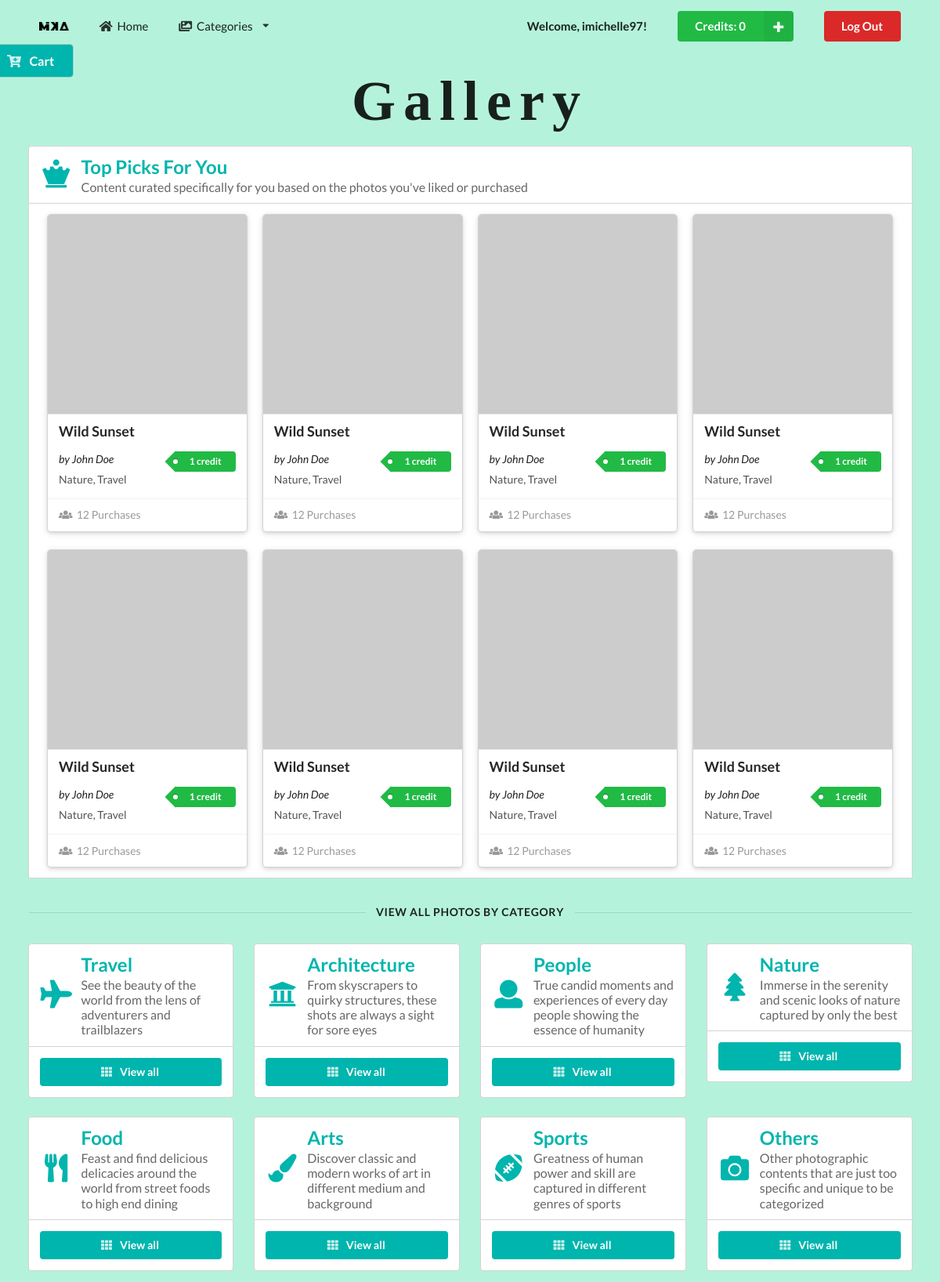
/gallery.php (signed in), run on an earlier commit of the app's database.
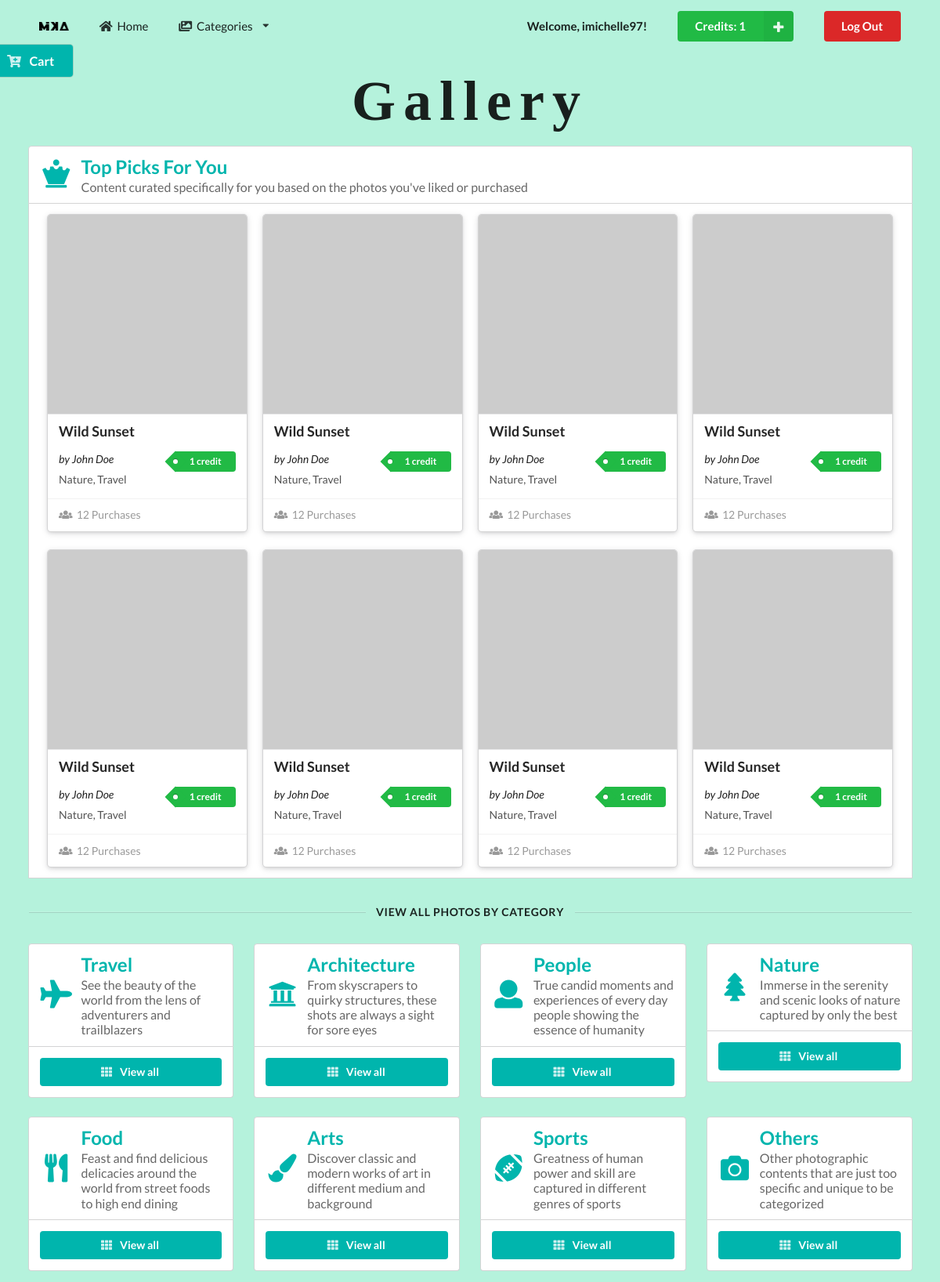
And on a later commit of the database.
### tables this page shows
CREATE TABLE `customer` (
  `customerID` int(11) NOT NULL,
  `username` varchar(256) DEFAULT NULL,
  `password` varchar(256) DEFAULT NULL,
  `firstName` varchar(256) DEFAULT NULL,
  `lastName` varchar(256) DEFAULT NULL,
  `userType` varchar(128) DEFAULT NULL,
  `credits` int(11) NOT NULL
);

### gallery.php (the view, shortened to what this page needs)
<?php
    $categories = array("Travel", "Architecture", "People", "Nature", "Food", "Arts", "Sports", "Others");
    $categoryIcon = array("plane", "university", "user", "tree", "utensils", "paint brush", "football ball", "camera");
    $categoryDesc = array("See the beauty of the world from the lens of adventurers and trailblazers",
                          "From skyscrapers to quirky structures, these shots are always a sight for sore eyes",
                          "True candid moments and experiences of every day people showing the essence of humanity",
                          "Immerse in the serenity and scenic looks of nature captured by only the best",
                          "Feast and find delicious delicacies around the world from street foods to high end dining",
                          "Discover classic and modern works of art in different medium and background",
                          "Greatness of human power and skill are captured in different genres of sports",
                          "Other photographic contents that are just too specific and unique to be categorized");
    include('server.php');
     $username = $_SESSION['username'];
     $userQuery = "SELECT * FROM customer WHERE username='$username';";
     $userResults = mysqli_query($db, $userQuery);
     if(mysqli_num_rows($userResults) == 1) {
         $user = mysqli_fetch_assoc($userResults);
         $credits = $user['credits'];
     }
?>
<!DOCTYPE html>
<html lang="en">
<head>
    <link rel="stylesheet" type="text/css" href="https://cdnjs.cloudflare.com/ajax/libs/semantic-ui/2.3.3/semantic.css">
    <link rel="stylesheet" type="text/css" href="style.css">
</head>
<body>
    <section id="gallery">
        <div class="pusher">
            <div id="navbar" class="ui container">
                <div class="ui large secondary menu">
                    <div class="logo header item">
                        <img src="assets/images/MikaLogo.png" alt="Logo">
                    </div>
                    <a class="item" href="profile.php">
                        <i class="home icon"></i>
                        Home
                    </a>
                    <div class="ui dropdown item">
                        <i class="images icon"></i>
                        Categories
                        <i class="dropdown icon"></i>
                    </div>
                    <div class="right menu">
                        <div class="ui item">
                            <p><strong>Welcome, <?php echo $_SESSION['username']; ?>!</strong></p>
                        </div>
                        <div class="ui item">
                            <button class="ui right labeled icon green button">
                            <i class="plus icon"></i>
                                Credits: <?php echo $credits ?>
                            </button>
                        </div>
                        <div class="ui item">
                            <a class="ui negative button" href="gallery.php?action=logout">Log Out</a>
                        </div>
                    </div>
                </div>
            </div>
            <div id="toggle" class="ui sticky teal large launch right attached fixed button">
                <i class="cart plus icon"></i>
                <span class="text">Cart</span>
            </div>
            <div class="ui center aligned header">
                <h1>Gallery</h1>
            </div>
            <div id="top-segment" class="ui center aligned container">
                <h2 class="ui teal top attached left aligned header">
                    <i class="chess queen icon"></i>
                    <div class="content">
                        Top Picks For You
                        <div class="sub header">
                            Content curated specifically for you based on the photos you've liked or purchased
                        </div>
                    </div>
                </h2>
                <div class="ui raised attached segment">
                    <div class="ui four center aligned doubling stackable container cards">
                        <?php for ($i = 1; $i <= 8; $i++) { ?>
                            <div class="ui column raised card">
                                <div class="ui blurring dimmable image">
                                    <img src="https://picsum.photos/1500">
                                </div>
                                <div class="content">
                                    <h3 class="left aligned header">Wild Sunset</h3>
                                    <div class="right floated meta">
                                        <p class="ui green tag label">1 credit</p>
                                    </div>
                                    <div class="left aligned">
                                        <span><em>by John Doe</em></span>
                                    </div>
                                    <div class="left aligned description">Nature, Travel
                                    </div>
                                </div>
                                <div class="extra content">
                                    <span class="left floated">
                                        <i class="users icon"></i>
                                        12 Purchases
                                    </span>
                                </div>
                            </div>
                        <?php } ?>
                    </div>
                </div>
            </div>
            <div class="ui horizontal divider container">
                VIEW ALL PHOTOS BY CATEGORY
            </div>
            <div id="category-segment" class="ui four column doubling stackable grid container">
                <?php for ($j = 0; $j <= 7; $j++) { ?>
                    <div class="column">
                        <div class="ui center aligned container">
                            <h2 class="ui teal top attached left aligned header">
                                <i class="<?php echo $categoryIcon[$j]; ?> icon"></i>
                                <div class="content">
                                    <?php echo $categories[$j]; ?>
                                    <div class="sub header">
                                        <?php echo $categoryDesc[$j]; ?>
                                    </div>
                                </div>
                            </h2>
                            <div class="ui bottom attached segment">
                                <a href="<?php echo strtolower($categories[$j]); ?>.php" class="ui fluid teal button">
                                    <i class="grid layout icon"></i>
                                    View all
                                </a>
                            </div>
                        </div>
                    </div>
                <?php } ?>
            </div>
        </div>
    </section>
</body>
</html>

### style.css (style rules this page uses)
h1 { font-family: phosphate; letter-spacing: 10px; font-size: 4em; }
#gallery { background-color: #b5f2dc; }
#navbar { padding-top: 10px; }
#gallery .divider { margin: 3% 0; }

What changed in the data, as far as the page shows it:
changed customer: credits "0" → "1"
